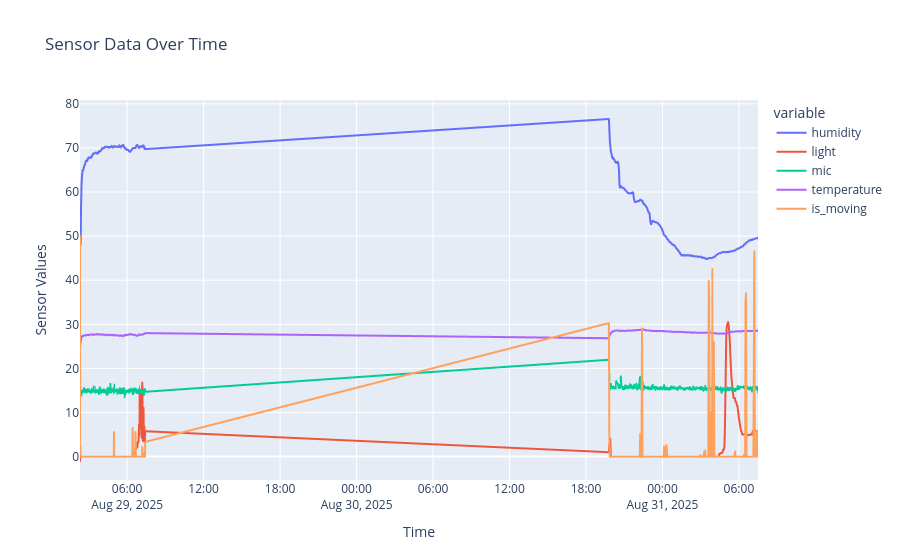
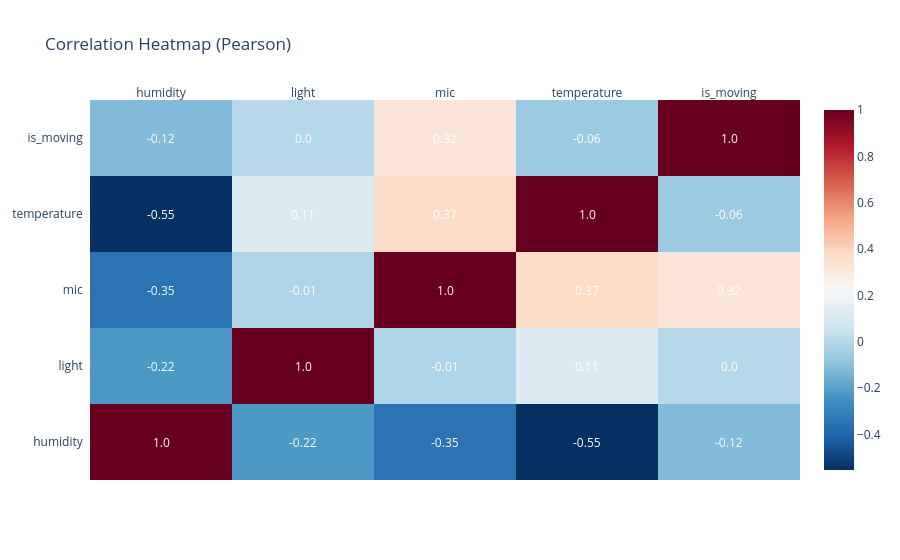
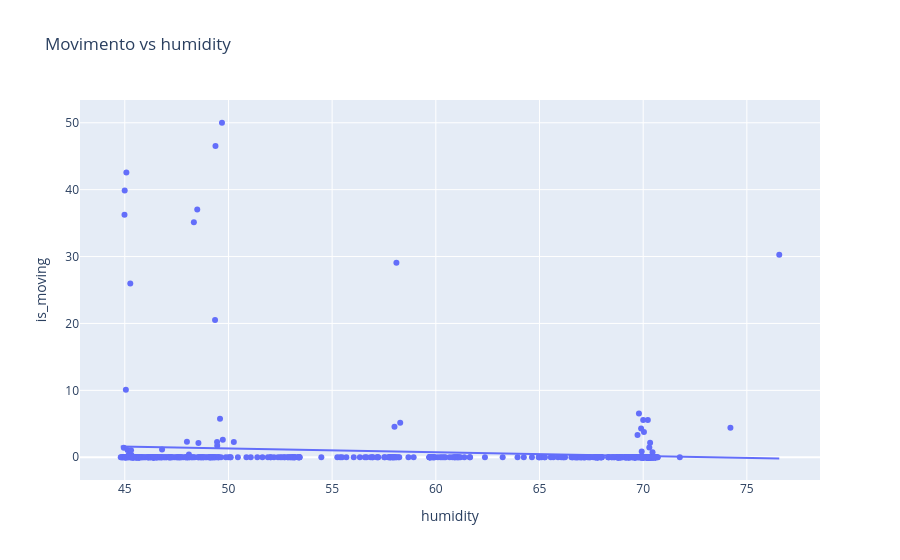
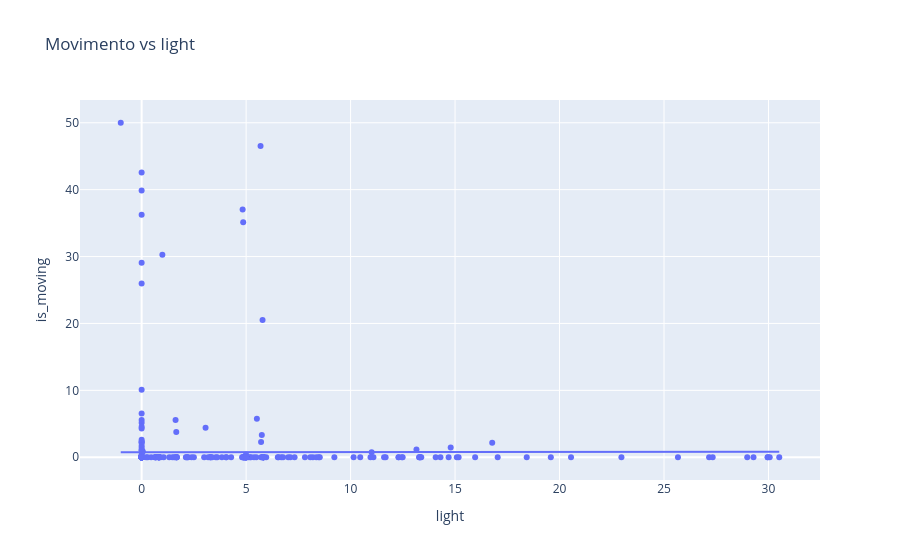

Notebook code for these charts, in order:
### Code cell
# === ANALISI CORRELAZIONE ===
# matrice di correlazione Pearson
corr_matrix = df_all[cols_to_numeric].corr(method="pearson")
print("\nMatrice di correlazione Pearson:\n", corr_matrix)

# calcolo anche Spearman tra movimento e altri sensori
for col in ["humidity", "light", "mic", "temperature"]:
    spear_corr, _ = spearmanr(df_all["is_moving"], df_all[col])
    pear_corr, _ = pearsonr(df_all["is_moving"], df_all[col])
    print(f"\nCorrelazione con {col}:")
    print(f"  Pearson:  {pear_corr:.3f}")
    print(f"  Spearman: {spear_corr:.3f}")

# === GRAFICI ===
# 1. Line chart di tutte le variabili
fig = px.line(df_all, x="_time", y=cols_to_numeric, title="Sensor Data Over Time")
fig.update_layout(xaxis_title="Time", yaxis_title="Sensor Values")
fig.show()

# 2. Heatmap delle correlazioni
fig_corr = ff.create_annotated_heatmap(
    z=corr_matrix.values,
    x=list(corr_matrix.columns),
    y=list(corr_matrix.index),
    annotation_text=corr_matrix.round(2).values,
    showscale=True,
    colorscale="RdBu",
    reversescale=True
)
fig_corr.update_layout(title="Correlation Heatmap (Pearson)")
fig_corr.show()

# 3. Scatter plot movimento vs ogni variabile
for col in ["humidity", "light", "mic", "temperature"]:
    fig_scatter = px.scatter(df_all, x=col, y="is_moving", trendline="ols",
                             title=f"Movimento vs {col}")
    fig_scatter.show()

### Figure 1 — Plotly figure (JSON) as saved in the notebook; plotly's stock layout.template omitted (floating-point values rounded to 4 significant figures; data arrays with more than 128 entries replaced by an {"elided": "..."} marker saying what was removed)
{"data": [{"hovertemplate": "variable=humidity<br>_time=%{x}<br>value=%{y}<extra></extra>", "legendgroup": "humidity", "line": {"color": "#636efa", "dash": "solid"}, "marker": {"symbol": "circle"}, "mode": "lines", "name": "humidity", "showlegend": true, "type": "scattergl", "x": {"elided": "633 str values"}, "xaxis": "x", "y": {"elided": "633 float values"}, "yaxis": "y"}, {"hovertemplate": "variable=light<br>_time=%{x}<br>value=%{y}<extra></extra>", "legendgroup": "light", "line": {"color": "#EF553B", "dash": "solid"}, "marker": {"symbol": "circle"}, "mode": "lines", "name": "light", "showlegend": true, "type": "scattergl", "x": {"elided": "633 str values"}, "xaxis": "x", "y": {"elided": "633 float values"}, "yaxis": "y"}, {"hovertemplate": "variable=mic<br>_time=%{x}<br>value=%{y}<extra></extra>", "legendgroup": "mic", "line": {"color": "#00cc96", "dash": "solid"}, "marker": {"symbol": "circle"}, "mode": "lines", "name": "mic", "showlegend": true, "type": "scattergl", "x": {"elided": "633 str values"}, "xaxis": "x", "y": {"elided": "633 float values"}, "yaxis": "y"}, {"hovertemplate": "variable=temperature<br>_time=%{x}<br>value=%{y}<extra></extra>", "legendgroup": "temperature", "line": {"color": "#ab63fa", "dash": "solid"}, "marker": {"symbol": "circle"}, "mode": "lines", "name": "temperature", "showlegend": true, "type": "scattergl", "x": {"elided": "633 str values"}, "xaxis": "x", "y": {"elided": "633 float values"}, "yaxis": "y"}, {"hovertemplate": "variable=is_moving<br>_time=%{x}<br>value=%{y}<extra></extra>", "legendgroup": "is_moving", "line": {"color": "#FFA15A", "dash": "solid"}, "marker": {"symbol": "circle"}, "mode": "lines", "name": "is_moving", "showlegend": true, "type": "scattergl", "x": {"elided": "633 str values"}, "xaxis": "x", "y": {"elided": "633 float values"}, "yaxis": "y"}], "layout": {"legend": {"title": {"text": "variable"}, "tracegroupgap": 0}, "title": {"text": "Sensor Data Over Time"}, "xaxis": {"anchor": "y", "domain": [0, 1], "title": {"text": "Time"}}, "yaxis": {"anchor": "x", "domain": [0, 1], "title": {"text": "Sensor Values"}}}}

### Figure 2 — Plotly figure (JSON) as saved in the notebook; plotly's stock layout.template omitted (floating-point values rounded to 4 significant figures)
{"data": [{"colorscale": [[0, "rgb(103,0,31)"], [0.1, "rgb(178,24,43)"], [0.2, "rgb(214,96,77)"], [0.3, "rgb(244,165,130)"], [0.4, "rgb(253,219,199)"], [0.5, "rgb(247,247,247)"], [0.6, "rgb(209,229,240)"], [0.7, "rgb(146,197,222)"], [0.8, "rgb(67,147,195)"], [0.9, "rgb(33,102,172)"], [1, "rgb(5,48,97)"]], "reversescale": true, "showscale": true, "type": "heatmap", "x": ["humidity", "light", "mic", "temperature", "is_moving"], "y": ["humidity", "light", "mic", "temperature", "is_moving"], "z": [[1.0, -0.2243, -0.3544, -0.5541, -0.1192], [-0.2243, 1.0, -0.01404, 0.1128, 0.002747], [-0.3544, -0.01404, 1.0, 0.375, 0.3248], [-0.5541, 0.1128, 0.375, 1.0, -0.06284], [-0.1192, 0.002747, 0.3248, -0.06284, 1.0]]}], "layout": {"annotations": [{"font": {"color": "#FFFFFF"}, "showarrow": false, "text": "1.0", "x": "humidity", "xref": "x", "y": "humidity", "yref": "y"}, {"font": {"color": "#FFFFFF"}, "showarrow": false, "text": "-0.22", "x": "light", "xref": "x", "y": "humidity", "yref": "y"}, {"font": {"color": "#FFFFFF"}, "showarrow": false, "text": "-0.35", "x": "mic", "xref": "x", "y": "humidity", "yref": "y"}, {"font": {"color": "#FFFFFF"}, "showarrow": false, "text": "-0.55", "x": "temperature", "xref": "x", "y": "humidity", "yref": "y"}, {"font": {"color": "#FFFFFF"}, "showarrow": false, "text": "-0.12", "x": "is_moving", "xref": "x", "y": "humidity", "yref": "y"}, {"font": {"color": "#FFFFFF"}, "showarrow": false, "text": "-0.22", "x": "humidity", "xref": "x", "y": "light", "yref": "y"}, {"font": {"color": "#FFFFFF"}, "showarrow": false, "text": "1.0", "x": "light", "xref": "x", "y": "light", "yref": "y"}, {"font": {"color": "#FFFFFF"}, "showarrow": false, "text": "-0.01", "x": "mic", "xref": "x", "y": "light", "yref": "y"}, {"font": {"color": "#FFFFFF"}, "showarrow": false, "text": "0.11", "x": "temperature", "xref": "x", "y": "light", "yref": "y"}, {"font": {"color": "#FFFFFF"}, "showarrow": false, "text": "0.0", "x": "is_moving", "xref": "x", "y": "light", "yref": "y"}, {"font": {"color": "#FFFFFF"}, "showarrow": false, "text": "-0.35", "x": "humidity", "xref": "x", "y": "mic", "yref": "y"}, {"font": {"color": "#FFFFFF"}, "showarrow": false, "text": "-0.01", "x": "light", "xref": "x", "y": "mic", "yref": "y"}, {"font": {"color": "#FFFFFF"}, "showarrow": false, "text": "1.0", "x": "mic", "xref": "x", "y": "mic", "yref": "y"}, {"font": {"color": "#FFFFFF"}, "showarrow": false, "text": "0.37", "x": "temperature", "xref": "x", "y": "mic", "yref": "y"}, {"font": {"color": "#FFFFFF"}, "showarrow": false, "text": "0.32", "x": "is_moving", "xref": "x", "y": "mic", "yref": "y"}, {"font": {"color": "#FFFFFF"}, "showarrow": false, "text": "-0.55", "x": "humidity", "xref": "x", "y": "temperature", "yref": "y"}, {"font": {"color": "#FFFFFF"}, "showarrow": false, "text": "0.11", "x": "light", "xref": "x", "y": "temperature", "yref": "y"}, {"font": {"color": "#FFFFFF"}, "showarrow": false, "text": "0.37", "x": "mic", "xref": "x", "y": "temperature", "yref": "y"}, {"font": {"color": "#FFFFFF"}, "showarrow": false, "text": "1.0", "x": "temperature", "xref": "x", "y": "temperature", "yref": "y"}, {"font": {"color": "#FFFFFF"}, "showarrow": false, "text": "-0.06", "x": "is_moving", "xref": "x", "y": "temperature", "yref": "y"}, {"font": {"color": "#FFFFFF"}, "showarrow": false, "text": "-0.12", "x": "humidity", "xref": "x", "y": "is_moving", "yref": "y"}, {"font": {"color": "#FFFFFF"}, "showarrow": false, "text": "0.0", "x": "light", "xref": "x", "y": "is_moving", "yref": "y"}, {"font": {"color": "#FFFFFF"}, "showarrow": false, "text": "0.32", "x": "mic", "xref": "x", "y": "is_moving", "yref": "y"}, {"font": {"color": "#FFFFFF"}, "showarrow": false, "text": "-0.06", "x": "temperature", "xref": "x", "y": "is_moving", "yref": "y"}, {"font": {"color": "#FFFFFF"}, "showarrow": false, "text": "1.0", "x": "is_moving", "xref": "x", "y": "is_moving", "yref": "y"}], "title": {"text": "Correlation Heatmap (Pearson)"}, "xaxis": {"dtick": 1, "gridcolor": "rgb(0, 0, 0)", "side": "top", "ticks": ""}, "yaxis": {"dtick": 1, "ticks": "", "ticksuffix": "  "}}}

### Figure 3 — Plotly figure (JSON) as saved in the notebook; plotly's stock layout.template omitted (floating-point values rounded to 4 significant figures; data arrays with more than 128 entries replaced by an {"elided": "..."} marker saying what was removed)
{"data": [{"hovertemplate": "humidity=%{x}<br>is_moving=%{y}<extra></extra>", "legendgroup": "", "marker": {"color": "#636efa", "symbol": "circle"}, "mode": "markers", "name": "", "orientation": "v", "showlegend": false, "type": "scatter", "x": {"elided": "633 float values"}, "xaxis": "x", "y": {"elided": "633 float values"}, "yaxis": "y"}, {"hovertemplate": "<b>OLS trendline</b><br>is_moving = -0.0559873 * humidity + 4.10614<br>R<sup>2</sup>=0.014214<br><br>humidity=%{x}<br>is_moving=%{y} <b>(trend)</b><extra></extra>", "legendgroup": "", "marker": {"color": "#636efa", "symbol": "circle"}, "mode": "lines", "name": "", "showlegend": false, "type": "scatter", "x": {"elided": "633 float values"}, "xaxis": "x", "y": {"elided": "633 float values"}, "yaxis": "y"}], "layout": {"legend": {"tracegroupgap": 0}, "title": {"text": "Movimento vs humidity"}, "xaxis": {"anchor": "y", "domain": [0, 1], "title": {"text": "humidity"}}, "yaxis": {"anchor": "x", "domain": [0, 1], "title": {"text": "is_moving"}}}}

### Figure 4 — Plotly figure (JSON) as saved in the notebook; plotly's stock layout.template omitted (floating-point values rounded to 4 significant figures; data arrays with more than 128 entries replaced by an {"elided": "..."} marker saying what was removed)
{"data": [{"hovertemplate": "light=%{x}<br>is_moving=%{y}<extra></extra>", "legendgroup": "", "marker": {"color": "#636efa", "symbol": "circle"}, "mode": "markers", "name": "", "orientation": "v", "showlegend": false, "type": "scatter", "x": {"elided": "633 float values"}, "xaxis": "x", "y": {"elided": "633 float values"}, "yaxis": "y"}, {"hovertemplate": "<b>OLS trendline</b><br>is_moving = 0.00281731 * light + 0.747951<br>R<sup>2</sup>=0.000008<br><br>light=%{x}<br>is_moving=%{y} <b>(trend)</b><extra></extra>", "legendgroup": "", "marker": {"color": "#636efa", "symbol": "circle"}, "mode": "lines", "name": "", "showlegend": false, "type": "scatter", "x": {"elided": "633 float values"}, "xaxis": "x", "y": {"elided": "633 float values"}, "yaxis": "y"}], "layout": {"legend": {"tracegroupgap": 0}, "title": {"text": "Movimento vs light"}, "xaxis": {"anchor": "y", "domain": [0, 1], "title": {"text": "light"}}, "yaxis": {"anchor": "x", "domain": [0, 1], "title": {"text": "is_moving"}}}}
